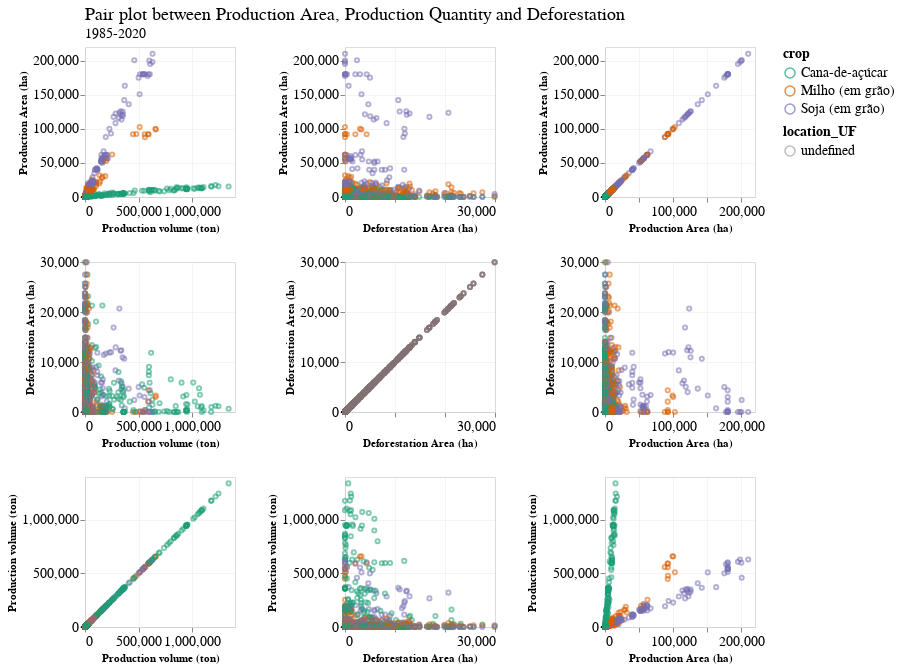

Notebook cell for this chart:
### Code cell
corr_chart = alt.Chart(main_cultures_complete_df).mark_point(size=17).encode(
    alt.X(alt.repeat("column"), type='quantitative'),
    alt.Y(alt.repeat("row"), type='quantitative'),
    color='crop:N',
    opacity='location_UF:N'
).properties(
    width=150,
    height=150
).repeat(
    row=['Production Area (ha)', 'Deforestation Area (ha)', 'Production volume (ton)'],
    column=['Production volume (ton)', 'Deforestation Area (ha)', 'Production Area (ha)']
)


final_chart = corr_chart.properties(
    title=science_theme_title(
        text="Pair plot between Production Area, Production Quantity and Deforestation", 
        subtitle="1985-2020"
    )
).configure_range(
    category={'scheme': 'dark2'}
)

final_chart

### Figure 1 — Vega-Lite specification as saved in the notebook (floating-point values rounded to 4 significant figures; data arrays with more than 128 entries replaced by an {"elided": "..."} marker saying what was removed)
{"config": {"view": {"width": 533.3, "height": 300.0, "fill": "white"}, "title": {"align": "left", "anchor": "start", "frame": "group", "font": "Helvetica Neue", "fontSize": 18, "dy": -2, "subtitleFont": "Helvetica Neue", "subtitleFontSize": 14, "fontWeight": "normal"}, "axis": {"domainColor": "lightGrey", "gridColor": "lightGrey", "gridWidth": 0.25, "titleFont": "Helvetica Neue", "titleFontSize": 11, "labelFont": "Helvetica Neue", "labelFontSize": 14}, "legend": {"layout": {"anchor": "start"}, "labelLimit": 0, "titleFontSize": 14, "titleFont": "Helvetica Neue", "labelFontSize": 14, "labelFont": "Helvetica Neue"}, "header": {"title": null, "titleFont": "Helvetica Neue", "labelFont": "Helvetica Neue", "labelFontSize": 14, "labelPadding": 2}, "range": {"category": {"scheme": "dark2"}}}, "repeat": {"column": ["Production volume (ton)", "Deforestation Area (ha)", "Production Area (ha)"], "row": ["Production Area (ha)", "Deforestation Area (ha)", "Production volume (ton)"]}, "spec": {"data": {"name": "data-75449615eb3ebd6e43b676a62181cdb3"}, "mark": {"type": "point", "size": 17}, "encoding": {"color": {"field": "crop", "type": "nominal"}, "opacity": {"field": "location_UF", "type": "nominal"}, "x": {"field": {"repeat": "column"}, "type": "quantitative"}, "y": {"field": {"repeat": "row"}, "type": "quantitative"}}, "height": 150, "width": 150}, "title": {"align": "left", "anchor": "start", "frame": "group", "font": "Helvetica Neue", "fontSize": 18, "dy": -2, "subtitleFont": "Helvetica Neue", "subtitleFontSize": 14, "fontWeight": "normal", "text": "Pair plot between Production Area, Production Quantity and Deforestation", "subtitle": "1985-2020"}, "$schema": "https://vega.github.io/schema/vega-lite/v4.17.0.json", "datasets": {"data-75449615eb3ebd6e43b676a62181cdb3": {"elided": "1728 records"}}}
